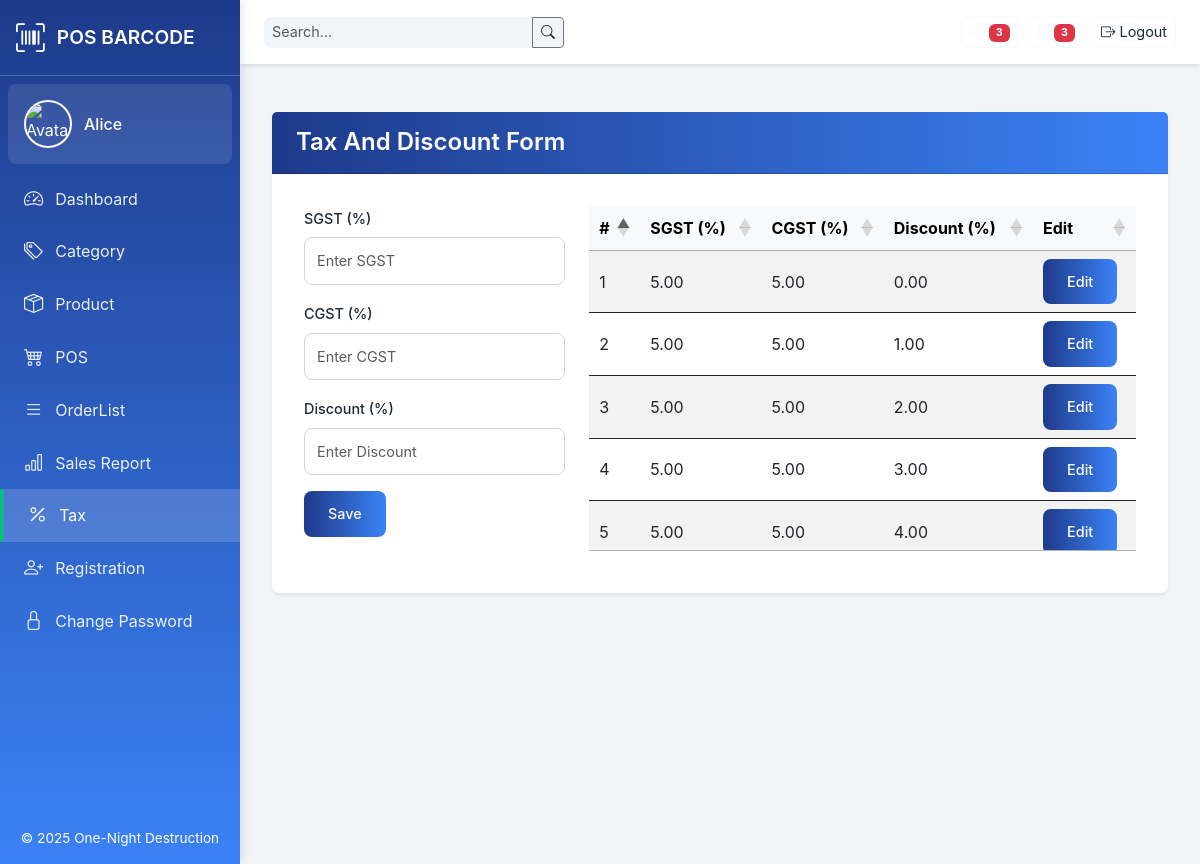
The app's page /views/tax.php (signed in) with its own data.
### tables this page shows
CREATE TABLE Tbl_Taxdis (
  Taxdis_id INT           NOT NULL AUTO_INCREMENT,
  sgst      DECIMAL(5,2)  NOT NULL DEFAULT 0.00,
  cgst      DECIMAL(5,2)  NOT NULL DEFAULT 0.00,
  discount  DECIMAL(5,2)  NOT NULL DEFAULT 0.00,
  PRIMARY KEY (Taxdis_id)
);

### views/tax.php (the view, shortened to what this page needs)
<?php
include_once __DIR__ . '/../config/db.php';
$editing   = false;
$sgst      = '';
$cgst      = '';
$discount  = '';
$taxRes = $conn->query("SELECT * FROM Tbl_Taxdis ORDER BY Taxdis_id ASC");
$taxes  = $taxRes->fetch_all(MYSQLI_ASSOC);
$pageTitle = 'Tax And Discount Form';
include __DIR__ . '/templates/header.php';
?>
<link
    rel="stylesheet"
    href="https://cdn.datatables.net/1.13.6/css/jquery.dataTables.min.css"
/>
<div class="card mt-3 shadow-sm">
    <div class="card-header">
        <h1 class="h5 mb-0"><?= htmlentities($pageTitle) ?></h1>
    </div>
    <div class="card-body">
        <div class="row gx-4 gy-3">
            <div class="col-12 col-md-4 mb-4">
                <form method="post" action="tax.php">
                    <div class="mb-3">
                        <label for="sgst" class="form-label">SGST (%)</label>
                        <input
                            type="number"
                            step="0.01"
                            id="sgst"
                            name="sgst"
                            class="form-control"
                            placeholder="Enter SGST"
                            required
                            value="<?= htmlspecialchars($sgst) ?>">
                    </div>
                    <div class="mb-3">
                        <label for="cgst" class="form-label">CGST (%)</label>
                        <input
                            type="number"
                            step="0.01"
                            id="cgst"
                            name="cgst"
                            class="form-control"
                            placeholder="Enter CGST"
                            required
                            value="<?= htmlspecialchars($cgst) ?>">
                    </div>
                    <div class="mb-3">
                        <label for="discount" class="form-label">Discount (%)</label>
                        <input
                            type="number"
                            step="0.01"
                            id="discount"
                            name="discount"
                            class="form-control"
                            placeholder="Enter Discount"
                            required
                            value="<?= htmlspecialchars($discount) ?>">
                    </div>
                    <?php if ($editing): ?>
                        <input type="hidden" name="id" value="<?= $id ?>">
                        <div class="d-flex gap-2">
                            <button type="submit" name="update" class="btn btn-primary">Update</button>
                            <a href="tax.php" class="btn btn-secondary">Cancel</a>
                        </div>
                    <?php else: ?>
                        <button type="submit" name="save" class="btn btn-primary">Save</button>
                    <?php endif; ?>
                </form>
            </div>
            <div class="col-12 col-md-8">
                <table
                    id="tax-table"
                    class="table table-hover table-striped table-sm mb-0"
                    style="width:100%">
                    <thead class="table-light">
                        <tr>
                            <th>#</th>
                            <th>SGST (%)</th>
                            <th>CGST (%)</th>
                            <th>Discount (%)</th>
                            <th>Edit</th>
                        </tr>
                    </thead>
                    <tbody>
                        <?php foreach ($taxes as $i => $t): ?>
                        <tr>
                            <td><?= $i + 1 ?></td>
                            <td><?= htmlspecialchars($t['sgst']) ?></td>
                            <td><?= htmlspecialchars($t['cgst']) ?></td>
                            <td><?= htmlspecialchars($t['discount']) ?></td>
                            <td>
                                <a
                                    href="tax.php?edit=<?= $t['Taxdis_id'] ?>"
                                    class="btn btn-primary btn-sm">Edit</a>
                            </td>
                        </tr>
                        <?php endforeach; ?>
                    </tbody>
                </table>
            </div>
        </div>
    </div>
</div>
<?php include __DIR__ . '/templates/footer.php'; ?>

### views/templates/header.php (style rules this page uses)
:root { --primary-color: #1e3a8a; --secondary-color: #3b82f6; --accent-color: #10b981; --background-color: #f3f4f6; --card-bg: #ffffff; --text-color: #1f2937; --border-radius: 8px; }
html, body { height: 100%; margin: 0; background: var(--background-color); font-family: 'Inter', -apple-system, BlinkMacSystemFont, 'Segoe UI', Roboto, sans-serif; color: var(--text-color); }
.card { border: none; border-radius: var(--border-radius); box-shadow: 0 4px 12px rgba(0, 0, 0, 0.1); background: var(--card-bg); transition: transform 0.2s ease; }
.card-header { background: linear-gradient(90deg, var(--primary-color), var(--secondary-color)); color: #ffffff; border-radius: var(--border-radius) var(--border-radius) 0 0; padding: 1rem 1.5rem; }
.card-header h1 { font-size: 1.5rem; font-weight: 600; margin: 0; }
.card-body { padding: 2rem; }
.form-label { font-size: 0.9rem; font-weight: 500; color: var(--text-color); margin-bottom: 0.5rem; }
.form-control, .form-select { border: 1px solid #d1d5db; border-radius: var(--border-radius); padding: 0.75rem; font-size: 0.9rem; transition: border-color 0.2s ease, box-shadow 0.2s ease; }
.btn-primary, .btn-warning { background: linear-gradient(90deg, var(--primary-color), var(--secondary-color)); border: none; padding: 0.75rem 1.5rem; font-size: 0.9rem; font-weight: 500; border-radius: var(--border-radius); transition: transform 0.2s ease, box-shadow 0.2s ease; }

### records on screen
tbl_taxdis: sgst "5.00", cgst "5.00", discount "0.00"
tbl_taxdis: sgst "5.00", cgst "5.00", discount "1.00"
tbl_taxdis: sgst "5.00", cgst "5.00", discount "2.00"
tbl_taxdis: sgst "5.00", cgst "5.00", discount "3.00"
tbl_taxdis: sgst "5.00", cgst "5.00", discount "4.00"

### other values on screen
$username "Alice"
$label "Dashboard"
$label "Category"
$label "Product"
$label "POS"
$label "OrderList"
$label "Sales Report"
$label "Tax"
$label "Registration"
$label "Change Password"
$pageTitle "Tax And Discount Form"
